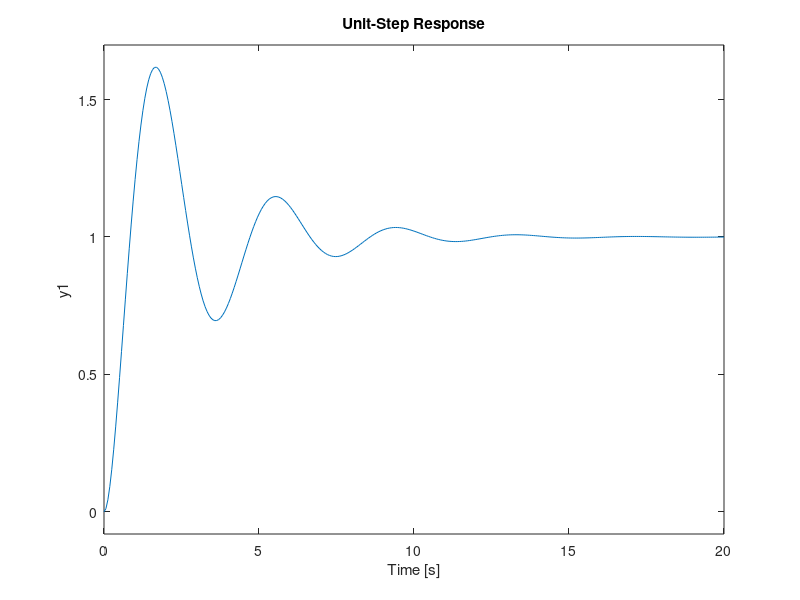

This chart was generated by the following MATLAB code:

clc
clear
close all

s = tf('s');

%% DATOS DEFINIDOS EN OGATA

KCR = 30;
PCR = 2.8099;

%% TF DE LA PLANTA

Gp = 1 / ( s * (s + 1) * (s + 5) );

%% TF DEL PID

Kp = 0.6 * KCR;
Ti = 0.5 * PCR;
Td = 0.125 * PCR;

Gc = Kp * (1 + 1/(Ti*s) + (Td * s) );

%% TF DEL SISTEMA

TFS = (Gp * Gc) / ( 1 + (Gp * Gc) );

%% RESPUESTA AL ESCALON

step (TFS);
grid
title('Unit-Step Response')
